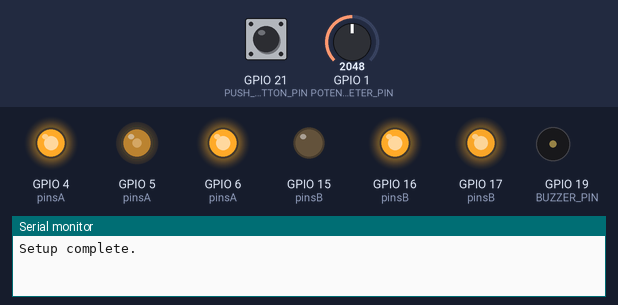
A program run on a simulated ESP32-S3. On the bench: output pins drawn as LEDs (lit = HIGH), buzzer (waves = sounding), the last lines printed to the serial monitor. The test bench sets the inputs (shaded band); at power-on: GPIO 21 (PUSH_BUTTON_PIN) HIGH, GPIO 1 (POTENTIOMETER_PIN) = 2048.

Above: at 1.2 s.
1.3 s: GPIO 21 (PUSH_BUTTON_PIN) pulled LOW for 0.15 s
At 1.7 s:
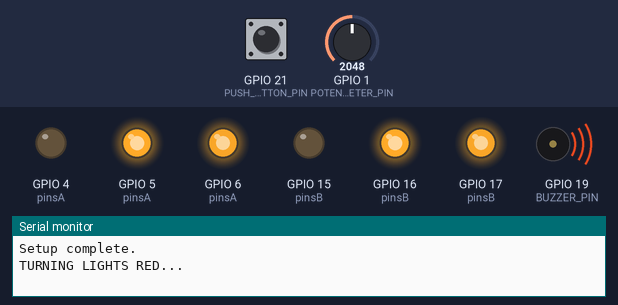
At 32.1 s:
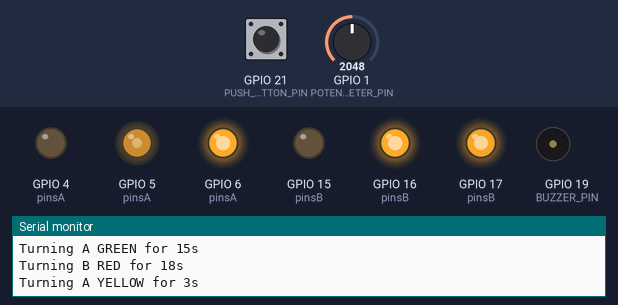
Timing chart, 0 to 32.8 s (numbered marks = the images above; inputs shaded):
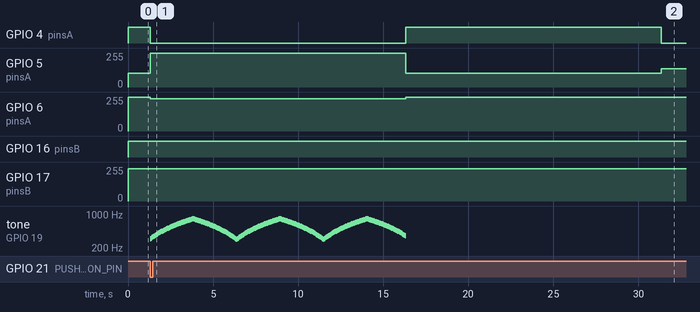

Measured:
- after the input at 1.3 s, GPIO 4 (pinsA): HIGH → LOW after 0.01 s instead of 13.7 s; GPIO 6 (pinsA): 255/255 → 241/255 after 0.01 s instead of 16.7 s

The program:

main.cpp
```cpp
#include <Arduino.h>
#include "./setup/ConfigurePins.h"
#include "./light_control/LightControl.h"
#include "./potentiometer_control/PotentiometerControl.h"
#include "./button_control/ButtonControl.h"
#include "./buzzer_control/BuzzerControl.h"

const int trainAppraochInterval = 15;
int potentiometerValue;

void setup() {
  Serial.begin(9600);

  configurePins();

  Serial.println("Setup complete.");
}

void loop() {

  // Check if there is a train coming
  if (trainIsApproaching) {
    turnAllLightsRed();
    activateTrainSound(trainAppraochInterval);
    trainIsApproaching = false;
    Serial.println("BACK TO CYCLE...");
  }

  //Read the value of the potentiometer to determine the durations for traffic lights
  potentiometerValue = readPotentiometerValue();

  // Start the traffic lights cycle
  startLightsCycle(potentiometerValue);
}
```

ButtonControl.cpp
```cpp
#include "ButtonControl.h"
#include <Arduino.h>

// initialize a flag variable to check if there is a train approaching
volatile bool trainIsApproaching = false;

// Implementation of handleButtonPress
void IRAM_ATTR handleButtonPress() {
    // Make the train flag true when the button is pressed
    trainIsApproaching = true;
}
```

ButtonControl.h
```cpp
#ifndef BUTTON_CONTROL_H
#define BUTTON_CONTROL_H
#include <Arduino.h>

// Flag to indicate train status
extern volatile bool trainIsApproaching;

// Declare the interrupt service routine (ISR)
void IRAM_ATTR handleButtonPress();

#endif
```

BuzzerControl.cpp
```cpp
#include "BuzzerControl.h"
#include "../setup/ConfigurePins.h"
#include "../button_control/ButtonControl.h"
#include "../light_control/LightControl.h"
#include <Arduino.h>

void activateTrainSound(int seconds) {
    unsigned long startMillis = millis();  // Start time for duration
    unsigned long currentMillis;
    int ledBrightness = 0;  // Initial brightness for PWM
    bool increasing = true;  // Flag to track brightness direction
    int buzzerFrequency = 500; // Initial buzzer frequency

    while (millis() - startMillis < seconds * 1000) {
        currentMillis = millis();

        // Change LED brightness using PWM
        if (increasing) {
            ledBrightness += 5;  // Increase brightness
            if (ledBrightness >= 255) {
                ledBrightness = 255;  // Cap at maximum brightness
                increasing = false;  // Change direction
            }
        } else {
            ledBrightness -= 5;  // Decrease brightness
            if (ledBrightness <= 0) {
                ledBrightness = 0;  // Cap at minimum brightness
                increasing = true;  // Change direction
            }
        }

        // Update buzzer frequency based on LED brightness
        buzzerFrequency = map(ledBrightness, 0, 255, 300, 800); // Map brightness to frequency (300Hz to 800Hz)
        tone(BUZZER_PIN, buzzerFrequency);  // Set buzzer frequency based on brightness

        // Set RGB LED color using PWM
        // NOTE: The red color in this project is not pure red, but a mixture between red and blue
        int blueChannel = map(ledBrightness, 0, 255, 0, 14); // Map brightness to blue channel
        neopixelWrite(RGB_BUILTIN, ledBrightness, 0, blueChannel);

        delay(50);  // Small delay for smooth brightness change
    }

    // Deactivate the buzzer
    noTone(BUZZER_PIN);

    // Ensure the LED is turned off when done
    neopixelWrite(RGB_BUILTIN, 0, 0, 0);  // Turn off the built-in RGB LED
}
```

BuzzerControl.h
```cpp
#ifndef BUZZER_CONTROL_H
#define BUZZER_CONTROL_H

// Decleare function
void activateTrainSound(int seconds);

#endif
```

LightControl.cpp
```cpp
#include "LightControl.h"
#include <Arduino.h>
#include "../setup/ConfigurePins.h"
#include "../button_control/ButtonControl.h"

// initialize variables
int RED_COLOR[] = {255, 0, 14};
int YELLOW_COLOR[] = {255, 119, 0};
int GREEN_COLOR[] = {0, 150, 0};
// int OFF[] = {0, 0, 0};

// Get RGB LED pins
int pinsA[] = RGB_LED_A_PINS;
int pinsB[] = RGB_LED_B_PINS;

// Timing durations in milliseconds
const unsigned long TOTAL_GREEN_DURATION = 30 * 1000; // Total green light duration is 30 seconds (split between the lights using the potentiometer value)
const unsigned long YELLOW_DURATION = 3 * 1000; // Yellow light duration: 3 seconds

unsigned long previousMillis = 0; // Store last time state changed

// Variables to manage state
enum TrafficLightState {GREEN, YELLOW, RED};
TrafficLightState lightAState = GREEN;
TrafficLightState lightBState = RED;

// Create a function to change RGB LED light color given its pins and a color
void setRGBColor(int rgbPins[], int color[]) {
    // Set the light color for each pin of the RGB LED light
    for (int i = 0; i < 3; i++) {
        analogWrite(rgbPins[i], 255 - color[i]); // 255 - [color] because the anode is connected to the voltage
    }
}

// Create a function to change the lights color according to the state
void setTrafficLightsColor() {
    if (lightAState == GREEN) {
        setRGBColor(pinsA, GREEN_COLOR); // Light A Green
        setRGBColor(pinsB, RED_COLOR); // Light B Red
        // Serial.println("A green");

    } else if (lightAState == YELLOW) {
        setRGBColor(pinsA, YELLOW_COLOR); // Light A Yellow
        setRGBColor(pinsB, RED_COLOR); // Light B Red
        // Serial.println("A yellow");

    } else if (lightAState == RED && lightBState == GREEN) {
        setRGBColor(pinsA, RED_COLOR); // Light A Red
        setRGBColor(pinsB, GREEN_COLOR); // Light B Green
        // Serial.println("A red");

    } else if (lightBState == YELLOW) {
        setRGBColor(pinsA, RED_COLOR); // Light A Red
        setRGBColor(pinsB, YELLOW_COLOR); // Light B Yellow
        // Serial.println("B yellow");

    } else if (lightBState == RED) {
        setRGBColor(pinsA, GREEN_COLOR); // Light A Green
        setRGBColor(pinsB, RED_COLOR); // Light B Red
        // Serial.println("B red");
    }
}

// Create a function to start the traffic cycle given a duration for the first traffic light
void startLightsCycle(int greenDurationA) {
    // Update the traffic light colors
    setTrafficLightsColor();

    // Calculate the green duration for light B
    int greenDurationB = TOTAL_GREEN_DURATION - greenDurationA * 1000;

    // Get the current time to change states accordingly
    unsigned long currentMillis = millis();

    // Manage the state transition
    if (lightAState == GREEN && currentMillis - previousMillis >= greenDurationA * 1000) {
        // Switch to yellow after green duration
        lightAState = YELLOW;
        previousMillis = currentMillis;
        Serial.print("Turning A YELLOW for ");
        Serial.print(YELLOW_DURATION / 1000);
        Serial.println("s");


    } else if (lightAState == YELLOW && currentMillis - previousMillis >= YELLOW_DURATION) {
        // Switch A to red after yellow duration
        lightAState = RED;
        // Switch B to green
        lightBState = GREEN;
        previousMillis = currentMillis;

        Serial.print("Turning B GREEN for ");
        Serial.print(greenDurationB / 1000);
        Serial.println("s");
        Serial.print("Turning A RED for ");
        Serial.print((greenDurationB + YELLOW_DURATION) / 1000);
        Serial.println("s");

    } else if (lightBState == GREEN && currentMillis - previousMillis >= greenDurationB) {
        // Switch B to yellow after green duration
        lightBState = YELLOW;
        previousMillis = currentMillis;

        Serial.print("Turning B YELLOW for ");
        Serial.print(YELLOW_DURATION / 1000);
        Serial.println("s");

    } else if (lightBState == YELLOW && currentMillis - previousMillis >= YELLOW_DURATION) {
        // Switch B to red after yellow duration
        lightBState = RED;
        lightAState = GREEN;
        previousMillis = currentMillis;

        Serial.print("Turning A GREEN for ");
        Serial.print(greenDurationA);
        Serial.println("s");
        Serial.print("Turning B RED for ");
        Serial.print((greenDurationA * 1000 + YELLOW_DURATION) / 1000);
        Serial.println("s");

    } else if (lightAState == RED && lightBState == RED) {
        // Back to the inital cycle starting with light A being green
        lightAState = GREEN;
        previousMillis = currentMillis;

        Serial.print("Turning A GREEN for ");
        Serial.print(greenDurationA);
        Serial.println("s");
        Serial.print("Turning B RED for ");
        Serial.print((greenDurationA * 1000 + YELLOW_DURATION) / 1000);
        Serial.println("s");
    }

    // Small delay so the RGB LED lights can switch colors
    delay(10);

}

void turnAllLightsRed() {
    // Turn all the lights red
    Serial.println("TURNING LIGHTS RED...");
    setRGBColor(pinsA, RED_COLOR);
    setRGBColor(pinsB, RED_COLOR);
    neopixelWrite(RGB_BUILTIN, 255, 0, 0); // Turn the built in RGB RED
    lightAState = RED;
    lightBState = RED;
}

void blinkBuiltInLED(int seconds) {
    unsigned long startMillis = millis();  // Start time of blinking
    unsigned long previousBuilInLEDMillis = 0;
    bool ledState = false;  // Tracks whether LED is on or off

    while (millis() - startMillis <= seconds * 1000) {
        unsigned long currentMillis = millis();  // Update current time

        if (currentMillis - previousBuilInLEDMillis >= 500) {
            // Toggle LED state every 500ms
            if (ledState) {
                neopixelWrite(RGB_BUILTIN, 0, 0, 0); // Turn off the built-in RGB
            } else {
                neopixelWrite(RGB_BUILTIN, 255, 0, 14); // Turn on the built-in RGB (Red)
            }
            ledState = !ledState;  // Toggle LED state
            previousBuilInLEDMillis = currentMillis; // Reset time tracker for next toggle
        }
    }

    // Ensure LED is turned off when the loop exits
    neopixelWrite(RGB_BUILTIN, 0, 0, 0);
}
```

LightControl.h
```cpp
#ifndef LIGHT_CONTROL_H
#define LIGHT_CONTROL_H

// Declare functions
void setRGBColor(int rgbPins[], const int color[]);
void turnAllLightsRed();
void startLightsCycle(int greenDurationA);
void blinkBuiltInLED(int seconds);
#endif
```

PotentiometerControl.cpp
```cpp
#include "../setup/ConfigurePins.h"
#include <Arduino.h>

// Create a function to read the value of the potentiometer that will be between 0 and 4095
int readPotentiometerValue() {
  // Read potentiometer value
  int readValue = analogRead(POTENTIOMETER_PIN);
  // Serial.print("Potentiometer Value: ");
  // Serial.println(readValue);

  // Convert the readValue into a value between 10 and 20
  int convertedValue = map(readValue, 0, 4095, 10, 20);
  // Serial.print("Converted Potentiometer Value: ");
  // Serial.println(convertedValue);

  // Set the initialized variable to the converted value
  return convertedValue;
}
```

PotentiometerControl.h
```cpp
#ifndef POTENTIOMETER_CONTROL_H
#define POTENTIOMETER_CONTROL_H

// Declare functions
int readPotentiometerValue();

#endif
```

ConfigurePins.cpp
```cpp
#include "ConfigurePins.h"
#include "../button_control/ButtonControl.h"
#include <Arduino.h>


// Create a function to do the initial pins setup
void configurePins() {
  // INPUT PINS SETUP
  // Setup for potentiometer
  pinMode(POTENTIOMETER_PIN, INPUT);

  // Setup for button
  pinMode(PUSH_BUTTON_PIN, INPUT_PULLUP);
  attachInterrupt(digitalPinToInterrupt(PUSH_BUTTON_PIN), handleButtonPress, FALLING);

  //OUTPUT PINS SETUP
  // Setup for RGB LED Lights
  int pinsA[] = RGB_LED_A_PINS;
  for (int i = 0; i < 3; i++) {
    pinMode(pinsA[i], OUTPUT);
  }

  int pinsB[] = RGB_LED_B_PINS;
  for (int i = 0; i < 3; i++) {
    pinMode(pinsB[i], OUTPUT);
  }

  // Setup for buzzer
  pinMode(BUZZER_PIN, OUTPUT);
}
```

ConfigurePins.h
```cpp
#ifndef INPUT_SETUP_H
#define INPUT_SETUP_H

// Assign pins
#define RGB_LED_A_PINS {4, 5, 6} // {R, G, B}
#define RGB_LED_B_PINS {15, 16, 17} // {R, G, B}
#define POTENTIOMETER_PIN 1
#define PUSH_BUTTON_PIN 21
#define BUZZER_PIN 19

// Declare functions
void configurePins();

#endif 
```
